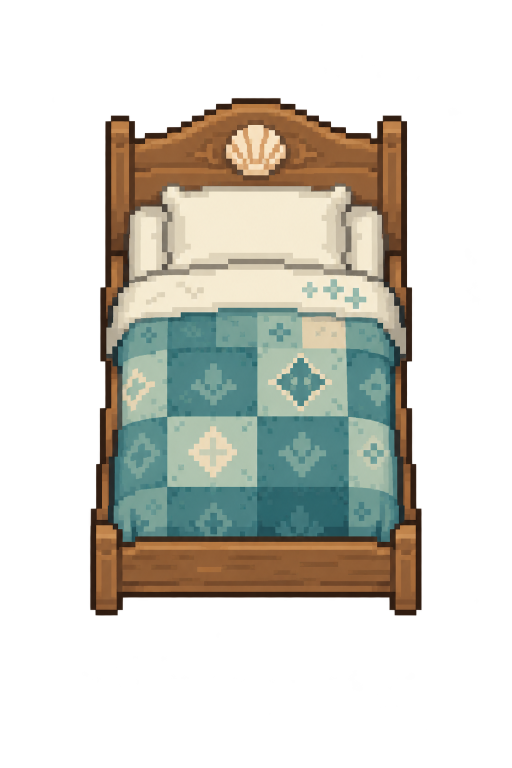
#> input picture art/interior/source/bed.png, 1024 x 1536 px, found by its file name (shown at 1/2 size)
$ python prepare_cottage_assets.py
#> lines starting #> are read from the running program, lines starting #| are printed output that depends on the picture; after the words box and inside, x2 and y2 are one past the last pixel; in counts of white or black regions, pixels touching at a corner belong together
"""Prepare the approved cottage source images for the Godot pilot."""

import argparse
import json
from pathlib import Path

from PIL import Image


NAMES = ("bed", "door-closed", "door-half", "door-open")
ALPHA_THRESHOLD = 128
BED_SIZE = (48, 80)
DOOR_SCALE = 0.048
DOOR_PADDING = 2
HINGE_SOURCE = ((255, 470), (255, 1090))
ATLAS_NAME = "furnishings-atlas.png"
REGIONS_NAME = "furnishings-regions.json"
BASES = {
    "nightstand": [2, 31, 20, 11], "kitchen": [2, 32, 76, 16],
    "table": [4, 27, 40, 11], "chair": [3, 21, 12, 8],
    "chest": [2, 15, 28, 9], "plant": [6, 31, 12, 9],
}
INTERACTION_POINTS = {
    "bed": [216, 240], "kitchen": [400, 192],
    "photo": [280, 142], "chest": [416, 306],
}


# [76 lines left out: functions largest_component, prepare_atlas, not called in this run]


def clean_source(path):
    image = Image.open(path).convert("RGBA")
#> image is the input picture: PIL image 1024x1536 RGBA; mean R, G, B, A 64.8, 59.8, 48.6, 97
    alpha = image.getchannel("A")
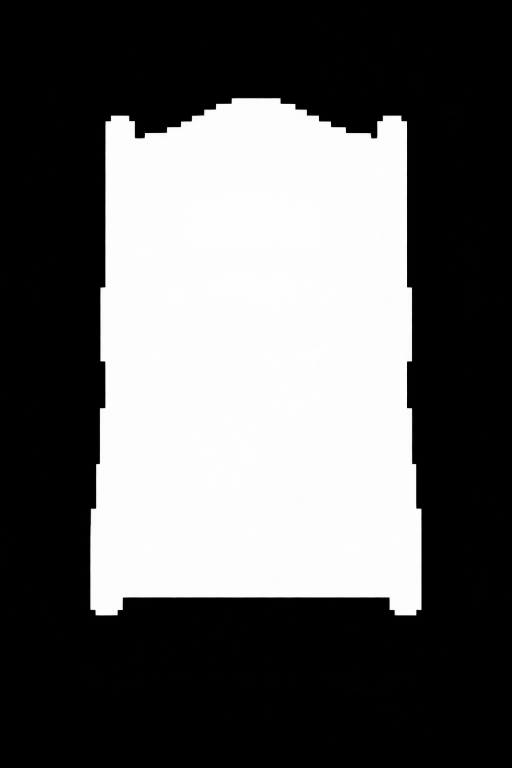
#> alpha: PIL image 1024x1536 L (shown at 1/2 size); min 0, max 254, mean 97
    if alpha.getextrema()[0] == 255:
        raise ValueError(f"opaque source: {path}")
    alpha = alpha.point(lambda value: 255 if value >= ALPHA_THRESHOLD else 0)
#> alpha: PIL image 1024x1536 L; 38.3% white; 1 white region, box (x1, y1, x2, y2) and area: (181, 196, 843, 1231) 602719
    box = alpha.getbbox()
#> box = (181, 196, 843, 1231)
    if box is None:
        raise ValueError(f"empty source: {path}")
    image.putalpha(alpha)
    return image, box


def prepare_assets(source_dir, output_dir, duplicate_dir):
    source_dir = Path(source_dir)
    output_dir = Path(output_dir)
    duplicate_dir = Path(duplicate_dir)
    inputs = {name: clean_source(source_dir / f"{name}.png") for name in NAMES}
    output_dir.mkdir(parents=True, exist_ok=True)
    duplicate_dir.mkdir(parents=True, exist_ok=True)
    manifest = {}

    bed_image, bed_box = inputs["bed"]
    bed_crop = bed_image.crop(bed_box)
    ratio = min(BED_SIZE[0] / bed_crop.width, BED_SIZE[1] / bed_crop.height)
    bed_fit = bed_crop.resize((max(1, round(bed_crop.width * ratio)), max(1, round(bed_crop.height * ratio))), Image.Resampling.NEAREST)
    bed_canvas = Image.new("RGBA", BED_SIZE)
    bed_origin = ((BED_SIZE[0] - bed_fit.width) // 2, BED_SIZE[1] - bed_fit.height)
    bed_canvas.paste(bed_fit, bed_origin)
    manifest["bed"] = {
        "path": "res://assets/house-interior/bed.png",
        "logical_size": list(BED_SIZE),
        "source": "art/interior/source/bed.png",
        "source_region": list(bed_box),
        "pivot": [BED_SIZE[0] // 2, BED_SIZE[1] - 1],
        "alpha_threshold": ALPHA_THRESHOLD,
        "fit_size": list(bed_fit.size),
        "registration": {"origin": list(bed_origin), "scale": ratio},
    }
    images = {"bed": bed_canvas}

    doors = [inputs[name] for name in NAMES[1:]]
    left = min(box[0] for _, box in doors)
    top = min(box[1] for _, box in doors)
    right = max(box[2] for _, box in doors)
    bottom = max(box[3] for _, box in doors)
    envelope = (
        max(1, round((right - left) * DOOR_SCALE)) + 2 * DOOR_PADDING,
        max(1, round((bottom - top) * DOOR_SCALE)) + 2 * DOOR_PADDING,
    )
    hinge_points = [[round((x - left) * DOOR_SCALE) + DOOR_PADDING,
                     round((y - top) * DOOR_SCALE) + DOOR_PADDING]
                    for x, y in HINGE_SOURCE]
    for name in NAMES[1:]:
        image, box = inputs[name]
        crop = image.crop((left, top, right, bottom))
        fit = crop.resize((envelope[0] - 2 * DOOR_PADDING, envelope[1] - 2 * DOOR_PADDING), Image.Resampling.NEAREST)
        canvas = Image.new("RGBA", envelope)
        canvas.paste(fit, (DOOR_PADDING, DOOR_PADDING))
        visible = canvas.getchannel("A").getbbox()
        if visible is None:
            raise ValueError(f"empty resized door: {name}")
        leaf = [visible[2] - visible[0], visible[3] - visible[1]]
        manifest[name.replace("-", "_")] = {
            "path": f"res://assets/house-interior/{name}.png",
            "logical_size": list(envelope),
            "source": f"art/interior/source/{name}.png",
            "source_region": list(box),
            "pivot": hinge_points[1],
            "hinge_points": hinge_points,
            "closed_leaf_size": None,
            "visible_leaf_size": leaf,
            "alpha_threshold": ALPHA_THRESHOLD,
            "registration": {"origin": [left, top], "scale": DOOR_SCALE, "padding": DOOR_PADDING},
        }
        images[name] = canvas
    closed_size = manifest["door_closed"]["visible_leaf_size"]
    closed_box = images["door-closed"].getchannel("A").getbbox()
    floor_anchor = [(closed_box[0] + closed_box[2]) // 2, closed_box[3]]
    for name in ("door_closed", "door_half", "door_open"):
        manifest[name]["closed_leaf_size"] = closed_size
        manifest[name]["floor_anchor"] = floor_anchor
    manifest["bed"]["floor_anchor"] = [BED_SIZE[0] // 2, BED_SIZE[1]]
    manifest["bed"]["collision_footprint"] = [0, 0, BED_SIZE[0], BED_SIZE[1]]
    manifest["bed"]["interaction_point"] = INTERACTION_POINTS["bed"]
    for name in ("door_closed", "door_half", "door_open"):
        manifest[name]["collision_footprint"] = None
    prepare_atlas(source_dir, manifest, images)
    for name, image in images.items():
        for folder in (output_dir, duplicate_dir):
            image.save(folder / f"{name}.png", optimize=False)
    serialized = json.dumps(manifest, indent=2, sort_keys=True, ensure_ascii=False) + "\n"
    for folder in (output_dir, duplicate_dir):
        (folder / "pilot.json").write_text(serialized, encoding="utf-8")
    return manifest


def main():
    parser = argparse.ArgumentParser()
    parser.add_argument("--source-dir", type=Path, default=Path("art/interior/source"))
    parser.add_argument("--output-dir", type=Path, default=Path("godot2d/assets/house-interior"))
    parser.add_argument("--duplicate-dir", type=Path, default=Path("art/interior/processed"))
    args = parser.parse_args()
    result = prepare_assets(args.source_dir, args.output_dir, args.duplicate_dir)
    print(json.dumps({key: {"logical_size": entry["logical_size"], "visible_leaf_size": entry.get("visible_leaf_size")} for key, entry in result.items()}))


if __name__ == "__main__":
#> (the run stopped early here; a loop or call above may not have finished)

$ run again, with art/interior/source/door-closed.png copied over art/interior/source/bed.png
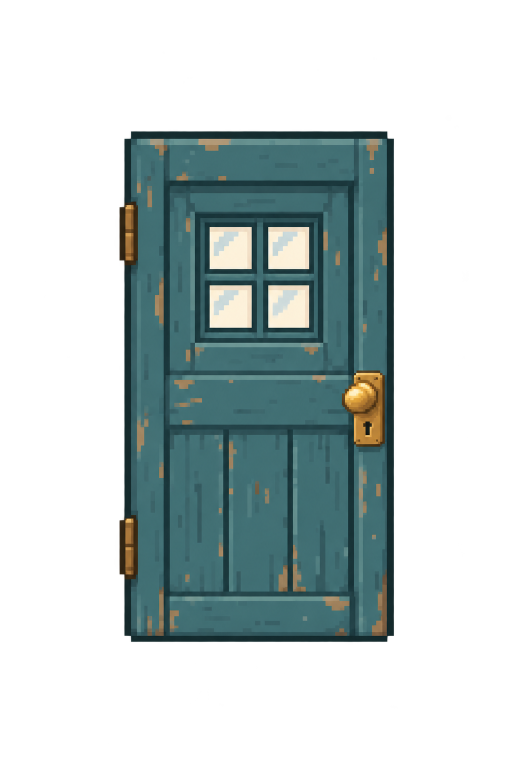
#> input picture art/interior/source/door-closed.png, 1037 x 1517 px, found by its file name (shown at 1/2 size)
#> in clean_source, image is the input picture: PIL image 1037x1517 RGBA; mean R, G, B, A 25.2, 36.9, 36.9, 88.8
#> in clean_source, `alpha = image.getchannel("A")`:
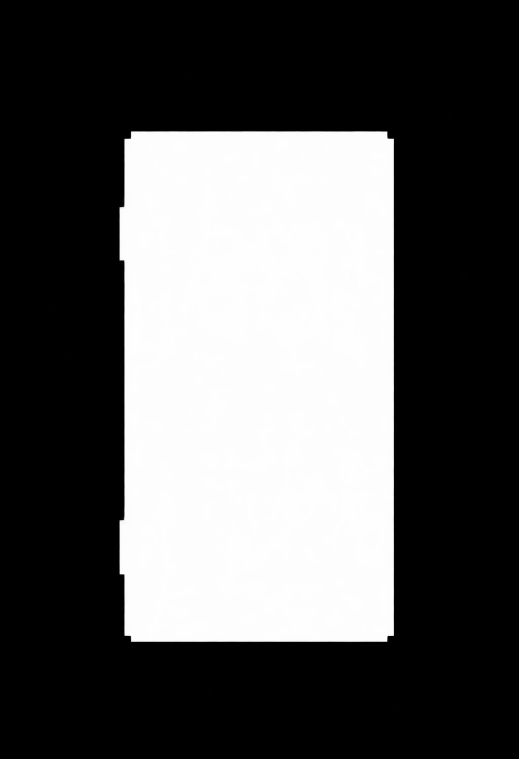
#> alpha: PIL image 1037x1517 L (shown at 1/2 size); min 0, max 255, mean 88.8
#> box = (239, 263, 788, 1284)

$ run again, with art/interior/source/door-half.png copied over art/interior/source/bed.png
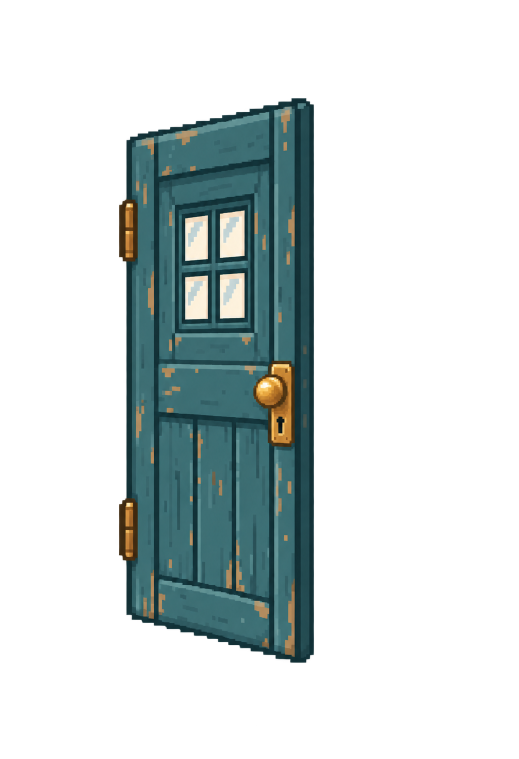
#> input picture art/interior/source/door-half.png, 1037 x 1517 px, found by its file name (shown at 1/2 size)
#> in clean_source, image is the input picture: PIL image 1037x1517 RGBA; mean R, G, B, A 16.5, 25.3, 25.3, 63.8
#> in clean_source, `alpha = image.getchannel("A")`:
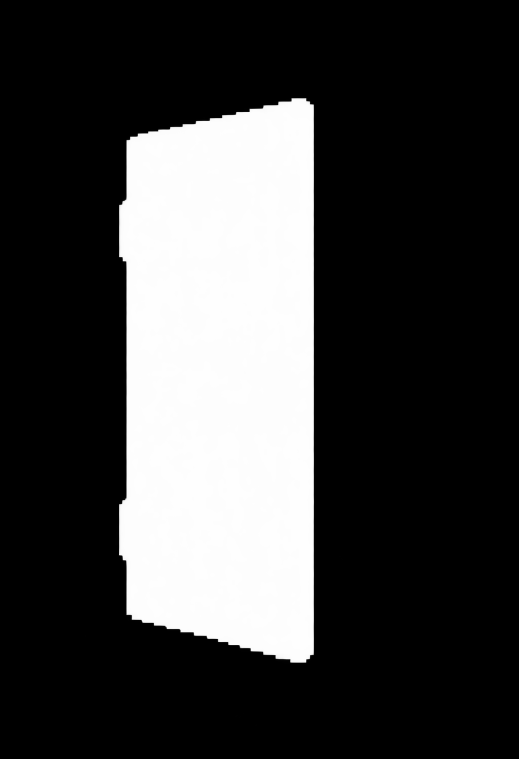
#> alpha: PIL image 1037x1517 L (shown at 1/2 size); min 0, max 255, mean 63.8
#> box = (238, 197, 628, 1325)

$ run again, with art/interior/source/door-open.png copied over art/interior/source/bed.png
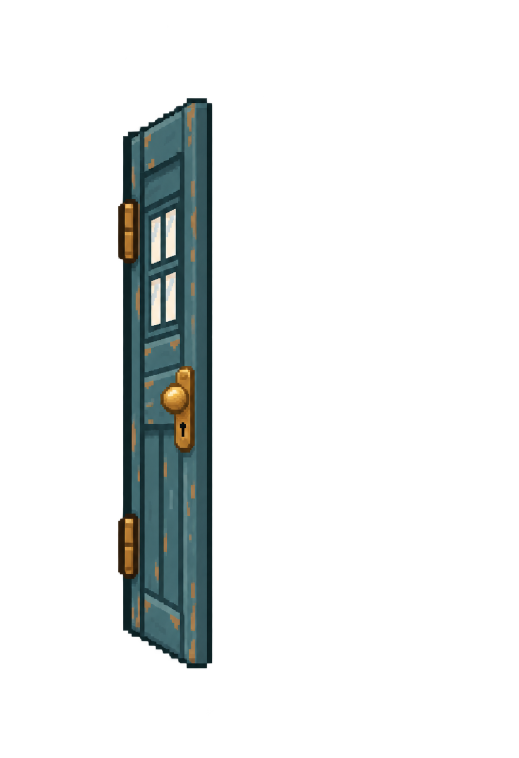
#> input picture art/interior/source/door-open.png, 1037 x 1516 px, found by its file name (shown at 1/2 size)
#> in clean_source, image is the input picture: PIL image 1037x1516 RGBA; mean R, G, B, A 8.2, 10.9, 10.6, 31.2
#> in clean_source, `alpha = image.getchannel("A")`:
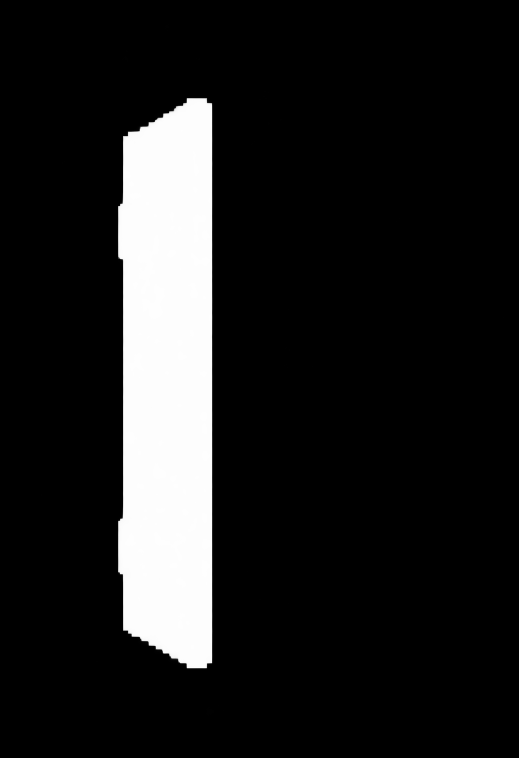
#> alpha: PIL image 1037x1516 L (shown at 1/2 size); min 0, max 255, mean 31.2
#> box = (236, 196, 424, 1337)
